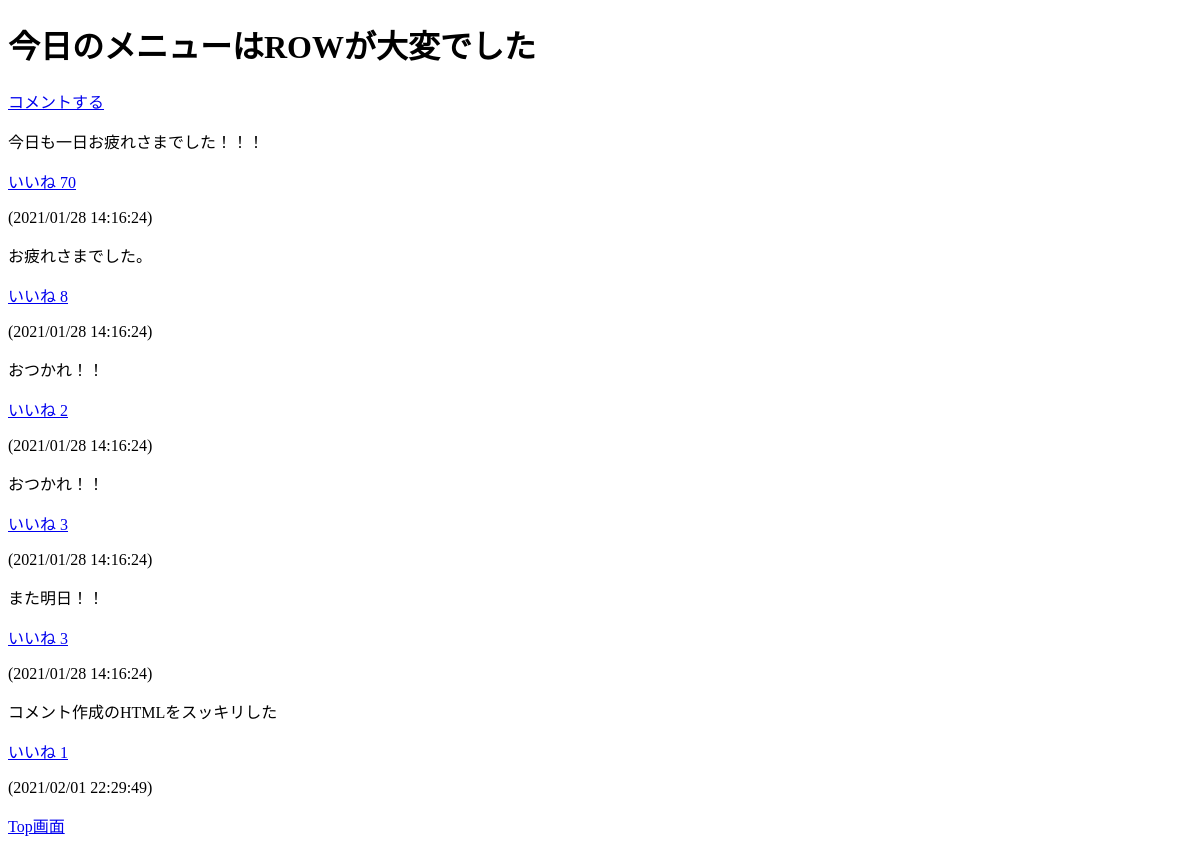
The app's page /boards/detail/1/, older data.
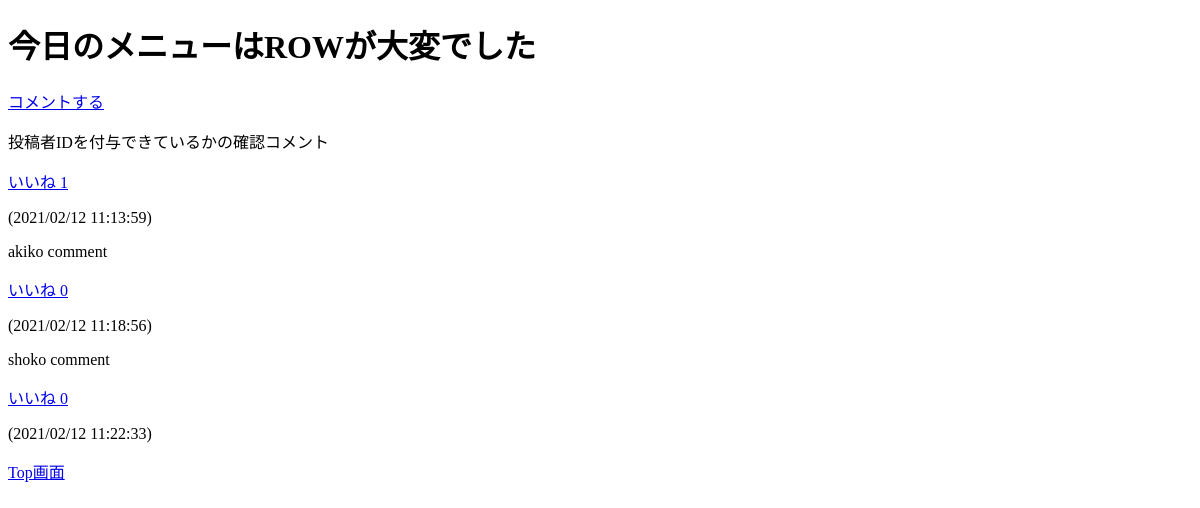
The same page, newer data.
### boards/models.py (models this page shows, shortened)
class Post(models.Model):
    title = models.CharField('タイトル', max_length=100)

class Comment(models.Model):
    text = models.TextField('本文')
    target = models.ForeignKey(Post, on_delete=models.PROTECT, verbose_name='どの記事へのコメントか')
    created_at = models.DateTimeField('作成日', default=timezone.now, blank=True)
    good = models.IntegerField('いいね', default=0)
    writer = models.ForeignKey(User, on_delete=models.SET_NULL, null=True, verbose_name='コメント投稿ユーザID')

### boards/views.py (the view)
# urls.py: path('detail/<int:pk>/', views.PostDetail.as_view(), name='post_detail'),
class PostDetail(generic.DetailView):
    model = Post

### boards/templates/boards/post_detail.html (shortened to what this page needs)
{% extends 'base.html' %}
{% block content %}
<h1>{{ post.title }}</h1>
<a class="button is-primary" href="{% url 'boards:comment_create' post.pk %}">コメントする</a>
<section class="section">
    {% for comment in post.comment_set.all %}
    <div class="box">
        <p>{{ comment.text | linebreaks | urlize }}</p>
        <a href="{% url 'boards:comment_good' pk_title=post.pk pk_comment=comment.pk %}">いいね {{ comment.good }}</a>
        <p>({{ comment.created_at | date:"Y/m/d H:i:s" }})</p>
    </div>
    {% endfor %}
</section>
{% endblock %}

### boards/templates/base.html (shortened to what this page needs)
<!DOCTYPE html>
<html lang="en">
<head>
</head>
<body>
{% block content%}
{% endblock %}
<a href ="{% url 'boards:post_list' %}">Top画面</a>
</body>
</html>

Row changes from the older to the newer data that the page shows:
removed Comment: text "今日も一日お疲れさまでした！！！", good "70", created_at "2021/01/28 14:16:24"
removed Comment: text "お疲れさまでした。", good "8", created_at "2021/01/28 14:16:24"
removed Comment: text "おつかれ！！", good "2", created_at "2021/01/28 14:16:24"
removed Comment: text "おつかれ！！", good "3", created_at "2021/01/28 14:16:24"
removed Comment: text "また明日！！", good "3", created_at "2021/01/28 14:16:24"
removed Comment: text "コメント作成のHTMLをスッキリした", good "1", created_at "2021/02/01 22:29:49"
added Comment: text "投稿者IDを付与できているかの確認コメント", good "1", created_at "2021/02/12 11:13:59"
added Comment: text "akiko comment", good "0", created_at "2021/02/12 11:18:56"
added Comment: text "shoko comment", good "0", created_at "2021/02/12 11:22:33"
